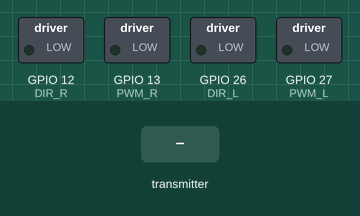
A sketch run on a simulated ESP32. Shown: switched loads named in the sketch (green lamp = pin HIGH). The test bench sets the inputs (shaded band). No radio packets arrive unless stated.

Above: at 1.2 s.
1.3 s: the transmitter starts sending Rx = 1024
At 2.4 s:
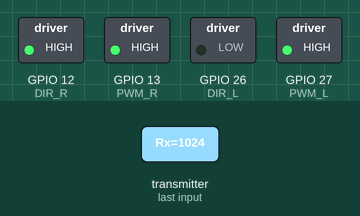
2.8 s: the transmitter starts sending Rx = 0
At 3.6 s:
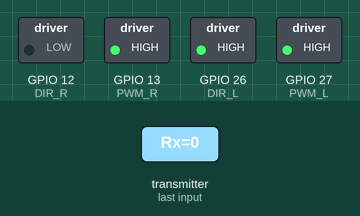
4.3 s: the transmitter starts sending Rx = 2048
At 4.7 s:
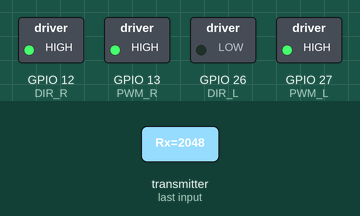
Timing chart, 0 to 7.3 s (numbered marks = the images above; inputs shaded):
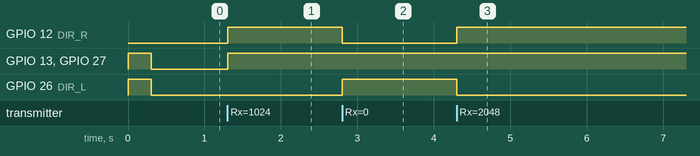

The sketch:

RadioReceiverCar.ino
```cpp
#include <SPI.h>
#include <RF24.h>
#include <nRF24L01.h>

RF24 radio(33,32); // CE, CSN
// MOSI : 23
// MISO : 19
// SCK : 18
// SS : 5
//NOTE: Using ESP32 Dev Module.

const byte address[10] = "ADDRESS01"; //Note to self: Figure out this ADDRE business.


//Motor pins. Right-left pinout may not be accurate for user.
const int PWM_R = 13;   // right motor speed (PWM)
const int DIR_R = 12;   // right motor direction
// const int IN2 = 14; Editing out normal code..
const int PWM_L = 27;  // left motor speed (PWM)
const int DIR_L = 26;   // left motor direction
// const int IN4 = 25; Editing out normal code..

//Bot is receiving this from the controller. If changing,
//make sure you change controller data package alongside.
struct Data_Package {
  int16_t Rx;
  int16_t Ly;
  int16_t Rpot;
  int16_t Lpot;
  bool RSw;
  bool LSw;
};

Data_Package data;
//

int deadZoneUpper;
int deadZoneLower;

unsigned long lastPacketTime = 0;
const unsigned long TIMEOUT_MS = 300; // tune as needed

void setup()
{
//RadioSetupCode
  Serial.begin(9600);
  if (!radio.begin())
  {
    Serial.println("radio init FAILED");
    while (1);
  }
  radio.openReadingPipe(1, address);
  radio.setPALevel(RF24_PA_MIN);
  radio.startListening();

//MotorDriverCode
  pinMode(DIR_R, OUTPUT);

  pinMode(DIR_L, OUTPUT);

  ledcAttach(PWM_R, 1000, 8);   // pin, freq, resolution
  ledcAttach(PWM_L, 1000, 8);

  //

  //Change 512 to midpoint as required. Deadzone values will also need calibration.
  deadZoneUpper = 512 + 20;
  deadZoneLower = 512 - 10;

}

//Initial joystick values (0-1023 for me)
int axisX;
int axisY;

//Mapped joystick values
int mapX; // Mapping explained later in code
int mapY; // -255 to 255

int baseSpeed; //Essentially absolute value of mapY
int LSpeed; // Final value to input in left speed function
int RSpeed; // Final value to input in right speed function

void loop()
{

  //Radio available else abandon as per TIMEOUT_MS
  if (radio.available())
  {
    radio.read(&data, sizeof(Data_Package));
    axisY = data.Ly;
    axisX = data.Rx;
    lastPacketTime = millis();
  }
  else if (millis() - lastPacketTime > TIMEOUT_MS) //midpoint
  {
    axisY = 512;
    axisX = 512;
    Lspd(0);
    Rspd(0);
    return;
  }
  //

  //Deadzone based speed setting for Y axis
  if ((axisY < deadZoneUpper) && (axisY > deadZoneLower))
  {
    baseSpeed = 0;
  }
  else //Map from 255 to -255
  {
    mapY = map(axisY,0,1023,255,-255);
    baseSpeed = abs(mapY);
  }
  //

  //Deadzone based speed setting for X axis
  if ((axisX < deadZoneUpper) && (axisX > deadZoneLower))
  {
    mapX = 0;
  }
  else
  {
    mapX = map(axisX,0,1023,(-2*baseSpeed),(2*baseSpeed));
    //Explanation: If my current speed is 100 (forward), mapX = 200 at max.
    //0 to 200 will be subtracted from either right or left wheel speed
    //Depending on X joystick value
  }
  //

  //Currently input for speed functions relies on X, Y is computed within
  //Will eventually change so that Y related things are also
  //Computed outside the function
  if (mapX < 0)
  {
    Lspd(baseSpeed - abs(mapX));
    Rspd(baseSpeed);
  }
  else if (mapX > 0)
  {
    Lspd(baseSpeed);
    Rspd(baseSpeed - abs(mapX));
  }
  else
  {
    Lspd(baseSpeed);
    Rspd(baseSpeed);
  }
  //Note: Some of the comparison operator directions
  //Can be changed to match wiring.
}


void Lspd(int spd)
{
  if (mapY < 0)
  {

    if (spd > 0)
    {
      ledcWrite(PWM_L, spd);
      digitalWrite(DIR_L, HIGH);
    }
    else if (spd < 0)
    {
      ledcWrite(PWM_L, abs(spd));
      digitalWrite(DIR_L, LOW);
    }
    else //Stop..
    {
      ledcWrite(PWM_L, 0);
      digitalWrite(DIR_L,LOW); //DOES NOT MATTER
    }
  }

  else if (mapY > 0)
  {

    if (spd < 0)
    {
      ledcWrite(PWM_L, spd);
      digitalWrite(DIR_L, HIGH);
    }
    else if (spd > 0)
    {
      ledcWrite(PWM_L, abs(spd));
      digitalWrite(DIR_L, LOW);
    }
    else
    {
      ledcWrite(PWM_L, 0);
      digitalWrite(DIR_L,LOW); //DOES NOT MATTER
    }
  }
}

void Rspd(int spd)
{
  if (mapY < 0)
  {

    if (spd > 0)
    {
      ledcWrite(PWM_R, spd);
      digitalWrite(DIR_R, HIGH);
    }
    else if (spd < 0)
    {
      ledcWrite(PWM_R, abs(spd));
      digitalWrite(DIR_R, LOW);
    }
    else
    {
      ledcWrite(PWM_R, 0);
      digitalWrite(DIR_R,LOW); //DOES NOT MATTER
    }
  }

  else if (mapY > 0)
  {

    if (spd < 0)
    {
      ledcWrite(PWM_R, spd);
      digitalWrite(DIR_R, HIGH);
    }
    else if (spd > 0)
    {
      ledcWrite(PWM_R, abs(spd));
      digitalWrite(DIR_R, LOW);
    }
    else
    {
      ledcWrite(PWM_R, 0);
      digitalWrite(DIR_R,LOW); //DOES NOT MATTER
    }
  }
}
```

Measured:
- after the input at 1.3 s, GPIO 12 (DIR_R), GPIO 13 (PWM_R), GPIO 27 (PWM_L): LOW → HIGH at once
- after the input at 2.8 s, GPIO 12 (DIR_R): HIGH → LOW at once; GPIO 26 (DIR_L): LOW → HIGH at once
- after the input at 4.3 s, GPIO 12 (DIR_R): LOW → HIGH at once; GPIO 26 (DIR_L): HIGH → LOW at once
